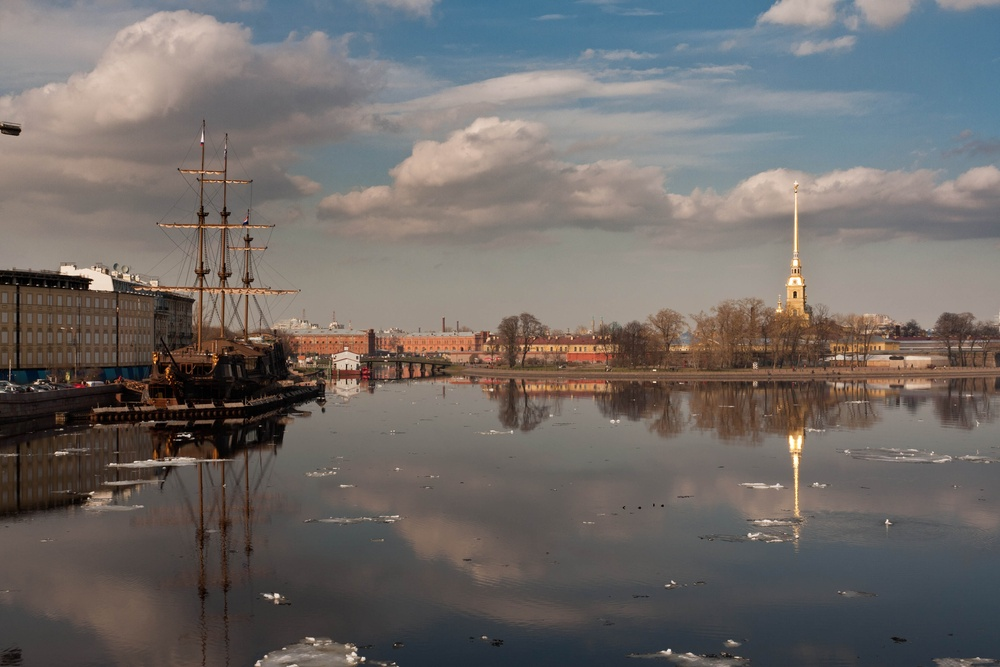
#> input picture images/boat1.jpg, 1000 x 667 px, shrunk from 3888 x 2592 before the run
$ python homographyRansac.py
#> lines starting #> are read from the running program, lines starting #| are printed output that depends on the picture; long printed decimals are rounded
### Code/homographyModel.py
import numpy as np
import random
import cv2
import matplotlib.pyplot as plt


def CalculateHomography(pairs):
    """ Computes the homography matrix given a list of point pairs.

    Args:
        pairs (List[List[List]]): List of pairs of (x, y) points.

    Returns:
        np.ndarray: The computed homography.
    """

    A = []
    for x1, y1, x2, y2 in pairs:
        A.append([x1, y1, 1, 0, 0, 0, -x2 * x1, -x2 * y1, -x2])
        A.append([0, 0, 0, x1, y1, 1, -y2 * x1, -y2 * y1, -y2])
    A = np.array(A)

    # Singular Value Decomposition (SVD)
    U, S, V = np.linalg.svd(A)

    # V has shape (9, 9) for any number of input pairs. V[-1] is the eigenvector
    # of (A^T)A with the smalles eigenvalue. Reshape into 3x3 matrix.
    H = np.reshape(V[-1], (3, 3))

    # Normalization
    H = (1 / H.item(8)) * H
    return H


def homographyError(pair, H):
    """Returns the geometric distance between a pair of points given the
    homography H.

    Args:
        pair (List[List]): List of two (x, y) points.
        H (np.ndarray): The homography.

    Returns:
        float: The geometric distance.
    """
    # points in homogeneous coordinates
    p1 = np.array([pair[0], pair[1], 1])
    p2 = np.array([pair[2], pair[3], 1])

    p2_estimate = np.dot(H, np.transpose(p1))
    p2_estimate = (1 / p2_estimate[2]) * p2_estimate

    return np.linalg.norm(np.transpose(p2) - p2_estimate)

def extract_and_match_keypoints(image1, image2):
    sift = cv2.SIFT_create()

    # Keypoint ve descriptor çıkarma
    kp1, desc1 = sift.detectAndCompute(image1, None)
    kp2, desc2 = sift.detectAndCompute(image2, None)

    # BFMatcher ile eşleşen noktaları bulma
    bf = cv2.BFMatcher(cv2.NORM_L2, True)
    matches = bf.match(desc1, desc2)

    # Eşleşmeleri skorlarına göre sırala
    matches = sorted(matches, key=lambda x: x.distance)

    # Görselleştirme için eşleşmeleri çizdir
    matches_img = cv2.drawMatches(image1, kp1, image2, kp2, matches[:100], None, flags=cv2.DrawMatchesFlags_NOT_DRAW_SINGLE_POINTS)

    # Eşleşmeleri görselleştir
    plt.figure(figsize=(20, 15))
    plt.title("Eşleşmeler")
    plt.imshow(matches_img[..., ::-1])  # BGR'yi RGB'ye dönüştür
    plt.axis("off")
    plt.show()

    # point_map oluşturma
    point_map = np.array([
        [kp1[match.queryIdx].pt[0],
         kp1[match.queryIdx].pt[1],
         kp2[match.trainIdx].pt[0],
         kp2[match.trainIdx].pt[1]] for match in matches
    ])

    print("Point Map in extract_and_match_keypoints Length: ", len(point_map))

    return point_map

# [37 lines left out: function createPointMap, not called in this run]

def back_projection_error(point_map, H):
    """
    point_map = np.array([
    [kp1[match.queryIdx].pt[0],
     kp1[match.queryIdx].pt[1],
     kp2[match.trainIdx].pt[0],
     kp2[match.trainIdx].pt[1]] for match in matches
     Şeklinde oluşturulmuş bir nokta haritası ve bir homografi matrisi alır ve geri projeksiyon hatasını hesaplar.
])

    """
    src_points = point_map[:, :2]
    dst_points = point_map[:, 2:]

    # Kaynak noktaları homografi matrisi ile dönüştür
    projected_points = cv2.perspectiveTransform(src_points.reshape(-1, 1, 2), H).reshape(-1, 2)

    # Geri projeksiyon hatasını hesapla
    error = np.linalg.norm(dst_points - projected_points, axis=1)
    return np.mean(error)

### Code/ransac.py
import random
import numpy as np


import random
import numpy as np

def RANSAC(data, model_func, error_func, sample_size, threshold, num_iters, random_seed, verbose=None):

    best_model = None
    best_inliers = set()
    random.seed(random_seed)

    for i in range(num_iters):
        if isinstance(data, list):
            #print("data is List")
            sample = random.sample(data, sample_size)
        if isinstance(data, np.ndarray):
            #print("data is NumpyArray")
            indices = np.random.choice(len(data), int(sample_size), replace=False)

            sample = data[indices]

        model = model_func(sample)

        inliers = set()
        for point in data:
            error = error_func(point, model)
            if error < threshold:
                inliers.add(tuple(point))

        if len(inliers) > len(best_inliers):
            best_model = model
            best_inliers = inliers

        if verbose:
            print(f"Iteration {i+1}/{num_iters}, Inliers: {len(inliers)}, Best Inliers: {len(best_inliers)}")

    best_model = model_func(np.array(list(best_inliers)))

    return best_model, list(best_inliers)

### Code/optimize_homography.py
from scipy.optimize import least_squares
import numpy as np

def optimize_homography(data, initial_H):
    """
    Optimize homography matrix using inlier points and least squares method.

    Args:
        data (List[List]): List of point pairs [(x1, y1, x2, y2), ...].
        initial_H (np.ndarray): Initial homography matrix (3x3).

    Returns:
        np.ndarray: Optimized homography matrix.
    """
    def residuals(H_flat, data):
        """
        Compute residuals (geometric distances) for all point pairs.

        Args:
            H_flat (np.ndarray): Flattened homography matrix (1D array with 9 elements).
            data (List[List]): List of point pairs [(x1, y1, x2, y2), ...].

        Returns:
            np.ndarray: Residuals (geometric distances) for each point pair.
        """
        H = H_flat.reshape((3, 3))
        residuals = []
        for x1, y1, x2, y2 in data:
            p1 = np.array([x1, y1, 1])
            p2 = np.array([x2, y2, 1])

            # Estimate the second point using H
            p2_estimate = np.dot(H, p1)
            p2_estimate /= p2_estimate[2]  # Normalize to homogeneous coordinates

            # Compute the geometric distance
            distance = np.linalg.norm(p2 - p2_estimate)
            residuals.append(distance)
        return np.array(residuals)

    # Flatten the initial homography matrix
    initial_H_flat = initial_H.flatten()

    # Run least squares optimization
    result = least_squares(
        fun=residuals,
        x0=initial_H_flat,
        args=(data,)
    )

    # Reshape the optimized H back to 3x3
    optimized_H = result.x.reshape((3, 3))

    # Normalize to make H[2, 2] = 1
    optimized_H /= optimized_H[2, 2]

    return optimized_H

### Code/HomographyEstimating.py
import cv2
import numpy as np
import cv2
import numpy as np
from multiprocessing import Pool
import matplotlib.pyplot as plt
import random


def stitch_images(img1, img2,HOpenCV,HCustom):
    # Birinci görüntüyü homografiyle dönüştürün
    height, width, channels = img2.shape

    print("OpenCV Homography Matrix:\n", HOpenCV)
    warped_img1_opencv = cv2.warpPerspective(img1, HOpenCV, (width, height))
    warped_img1_custom = cv2.warpPerspective(img1, HCustom, (width, height))

    # Görüntüleri birleştirin
    stitched_img_opencv = np.maximum(warped_img1_opencv, img2)
    stitched_img_custom = np.maximum(warped_img1_custom, img2)

    # Görüntüleri yan yana göster
    plt.figure(figsize=(20, 15))

    plt.subplot(1, 2, 1)
    plt.title("OpenCV Homografi ile")
    plt.imshow(cv2.cvtColor(stitched_img_opencv, cv2.COLOR_BGR2RGB))

    plt.subplot(1, 2, 2)
    plt.title("Custom Homografi ile")
    plt.imshow(cv2.cvtColor(stitched_img_custom, cv2.COLOR_BGR2RGB))

    plt.show()

### Code/homographyRansac.py
import cv2
import numpy as np
import matplotlib.pyplot as plt
import random
from homographyModel import CalculateHomography , homographyError , extract_and_match_keypoints , back_projection_error
from ransac import RANSAC
from optimize_homography import optimize_homography
from HomographyEstimating import stitch_images
from test6 import RANSAC_TEST

def opencvHomography(point_map):
    src_points = point_map[:, :2]
    dst_points = point_map[:, 2:]

    H, mask = cv2.findHomography(src_points, dst_points, cv2.RANSAC, 5.0)
    return H, mask

def main():
    img1 = cv2.imread("../images/boat1.jpg",)
#> img1 is the input picture: shape (667, 1000, 3); mean B, G, R 104, 106.6, 111.8
    img2 = cv2.imread("../images/boat2.jpg",)
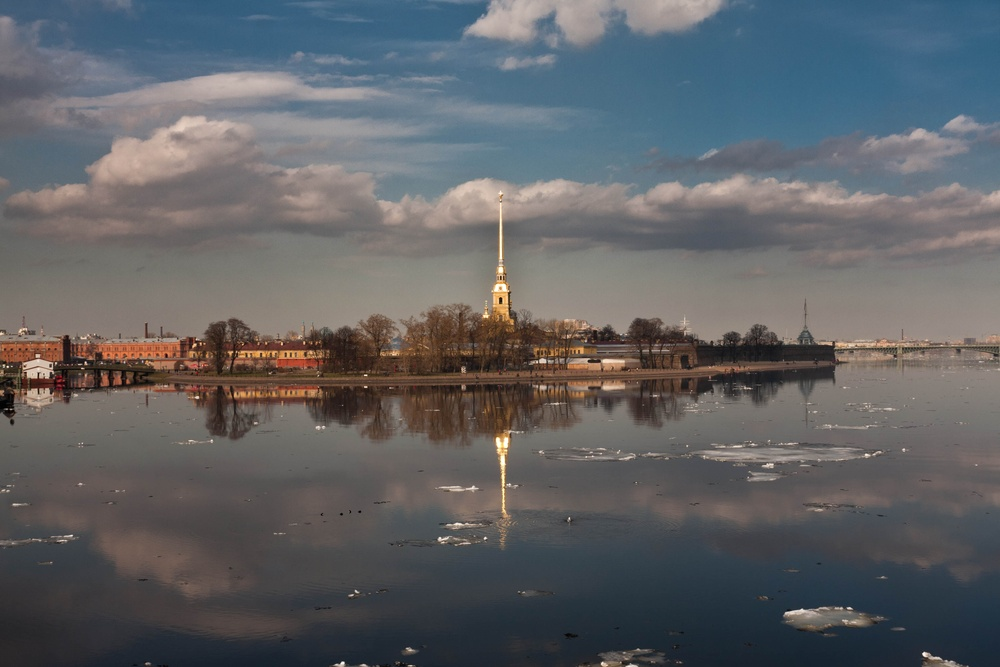
#> input picture images/boat2.jpg, 1000 x 667 px, shrunk from 3888 x 2592 before the run
#> img2 is the input picture: shape (667, 1000, 3); mean B, G, R 100.9, 98, 96.5

    img_color1 = cv2.imread("../images/library/1.jpg")
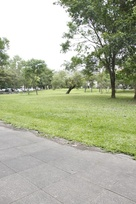
#> input picture images/library/1.jpg, 136 x 204 px, shrunk from 528 x 792 before the run
#> img_color1 is the input picture: shape (204, 136, 3); mean B, G, R 152.8, 177.6, 172.2
    img_color2 = cv2.imread("../images/library/2.jpg")
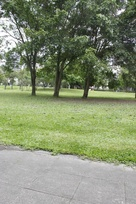
#> input picture images/library/2.jpg, 136 x 204 px, shrunk from 528 x 792 before the run
#> img_color2 is the input picture: shape (204, 136, 3); mean B, G, R 114.6, 143.8, 133.7


    # Keypoint çıkarma ve eşleştirme
    point_map = extract_and_match_keypoints(img1, img2)
#> in extract_and_match_keypoints, `kp1, desc1 = sift.detectAndCompute(image1, None)`: kp1 = 1818 keypoints; strongest (x, y, size): (189, 435, 2.3), (363, 659, 2.7), (277, 595, 3.3), (90, 383, 3.2)
#> in extract_and_match_keypoints, `kp2, desc2 = sift.detectAndCompute(image2, None)`: kp2 = 1294 keypoints; strongest (x, y, size): (924, 654, 3.2), (343, 663, 2.4), (500, 299, 2.7), (197, 397, 2.2)
#> in extract_and_match_keypoints, `matches = bf.match(desc1, desc2)`: matches = 708 matches
#> in extract_and_match_keypoints, `matches_img = cv2.drawMatches(image1, kp1, image2, kp2, matches[:100],..`:
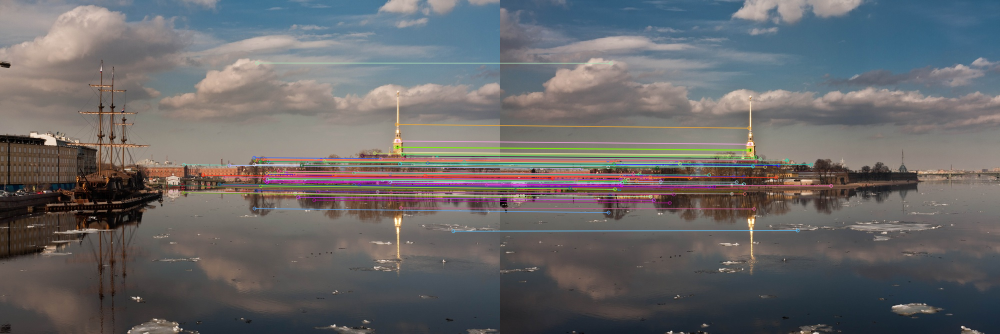
#> matches_img: shape (667, 2000, 3) (shown at 1/2 size); mean B, G, R 104.9, 104, 105.6
#> in extract_and_match_keypoints, `point_map = np.array([ [kp1[match.queryIdx].pt[0], kp1[match.queryIdx]..`: point_map = 708 rows, first 6: [794.6, 281.6, 500.2, 288], [708.1, 369.5, 418.2, 374.1], [612.8, 353.9, 323.8, 359.3], [641.9, 319.9, 352.8, 325.1], [549.1, 346.1, 258.4, 352.1], [671.3, 348.7, 382.1, 353.7]
#| Point Map in extract_and_match_keypoints Length:  708

    H_opencv, mask_opencv = opencvHomography(point_map)
#> in opencvHomography, `src_points = point_map[:, :2]`: src_points = 708 pairs, first value 6.8 to 986.8, second value 7.96 to 663.4
#> in opencvHomography, `dst_points = point_map[:, 2:]`: dst_points = 708 pairs, first value 3.95 to 986.6, second value 19.93 to 663.4
#> in opencvHomography, `H, mask = cv2.findHomography(src_points, dst_points, cv2.RANSAC, 5.0)`: H = [[1.24, 0.00326, -389.4], [0.0787, 1.15, -43.55], [0.000245, -3.13e-06, 1]]; mask = 708 values, max 1 at index 0, min 0 at index 28, mean 0.761
#> H_opencv has the same summary as H in opencvHomography; mask_opencv has the same summary as mask in opencvHomography

    H_ransac, inliers = RANSAC(
        point_map,
        CalculateHomography,
        homographyError,
        sample_size=4,
        threshold=1,
        num_iters=100,
        random_seed=11,
        verbose=True
    )
#> the loop in RANSAC, `for i in range(num_iters):` made 100 passes
#> indices on pass 1: [317, 443, 187, 353]

    # H_ransac_test , best_inliers = RANSAC_TEST(point_map, 1000, 0.5, False)
    # print(f"Best Inliers: {len(best_inliers)}")
    # print(f"H_Ransac Test :  Homography Matrix:\n{H_ransac_test}")
    print(f"Custom RANSAC Homography Matrix:\n{H_ransac}")
#| Custom RANSAC Homography Matrix:
#| [[ 1.24080445e+00  5.62232731e-03 -3.90425367e+02]
#|  [ 7.93377052e-02  1.15225520e+00 -4.36694760e+01]
#|  [ 2.46522736e-04 -7.08232757e-06  1.00000000e+00]]

    H_optimized = optimize_homography(inliers, H_ransac)

    print(f"OpenCV Homography Matrix:\n{H_opencv}")
#| OpenCV Homography Matrix:
#| [[ 1.24052179e+00  3.26167767e-03 -3.89353410e+02]
#|  [ 7.87111128e-02  1.15352094e+00 -4.35452799e+01]
#|  [ 2.44957526e-04 -3.13447431e-06  1.00000000e+00]]
    print("OpenCV Inliers:",len(mask_opencv))
#| OpenCV Inliers: 708
    print(f"Custom RANSAC Homography Matrix:\n{H_ransac}")
#| Custom RANSAC Homography Matrix:
#| [[ 1.24080445e+00  5.62232731e-03 -3.90425367e+02]
#|  [ 7.93377052e-02  1.15225520e+00 -4.36694760e+01]
#|  [ 2.46522736e-04 -7.08232757e-06  1.00000000e+00]]
    print(f"Custom RANSAC Inliers: {len(inliers)}")
#| Custom RANSAC Inliers: 441
    print(f"Optimized Homography Matrix:\n{H_optimized}")
#| Optimized Homography Matrix:
#| [[ 1.24080445e+00  5.62232731e-03 -3.90425367e+02]
#|  [ 7.93377052e-02  1.15225520e+00 -4.36694760e+01]
#|  [ 2.46522736e-04 -7.08232757e-06  1.00000000e+00]]


    # Hata hesaplama
    error_opencv = back_projection_error(point_map,H_opencv)
    error_custom = back_projection_error(point_map, H_ransac)

    print(f"OpenCV Back Projection Error: {error_opencv}")
#| OpenCV Back Projection Error: 125.622
    print(f"Custom RANSAC Back Projection Error: {error_custom}")
#| Custom RANSAC Back Projection Error: 125.684


    # [26 lines of commented-out code are left out]
    H_bad = np.array([[1.10043962e+00, 5.82166400e-02, -2.88056455e+01],
                        [2.90733756e-02, 1.10205966e+00, -2.18930460e+01],
                        [8.17233366e-05, 1.15504814e-04, 1.00000000e+00]])


    stitch_images(img1, img2,H_opencv,H_optimized)
#| OpenCV Homography Matrix:
#|  [[ 1.24052179e+00  3.26167767e-03 -3.89353410e+02]
#|  [ 7.87111128e-02  1.15352094e+00 -4.35452799e+01]
#|  [ 2.44957526e-04 -3.13447431e-06  1.00000000e+00]]
#> in stitch_images, `warped_img1_opencv = cv2.warpPerspective(img1, HOpenCV, (width, height))`:
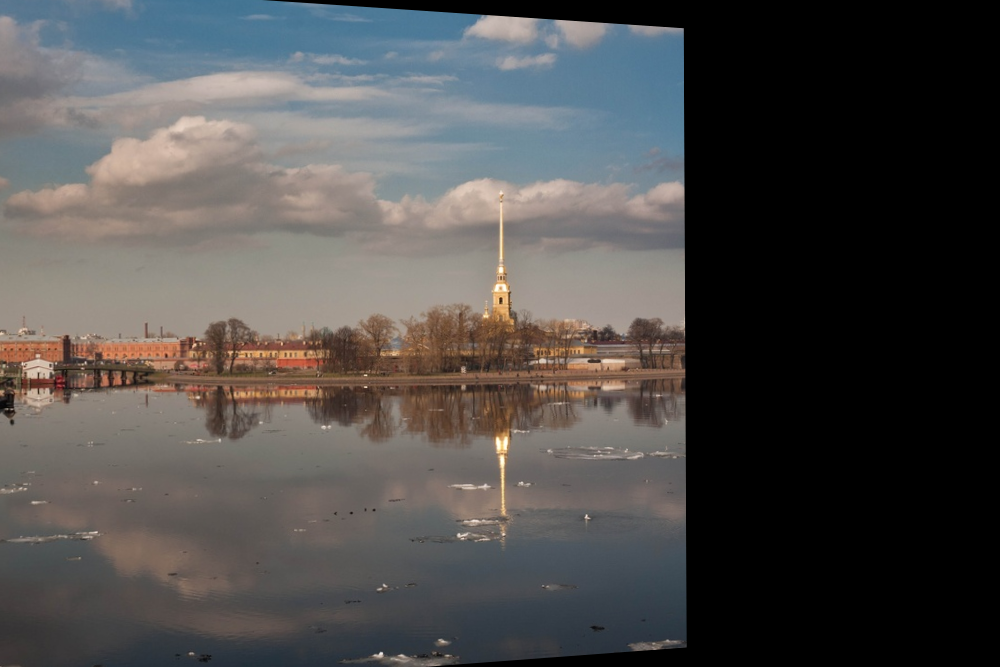
#> warped_img1_opencv: shape (667, 1000, 3); mean B, G, R 75.5, 76.6, 78.6
#> in stitch_images, `stitched_img_opencv = np.maximum(warped_img1_opencv, img2)`:
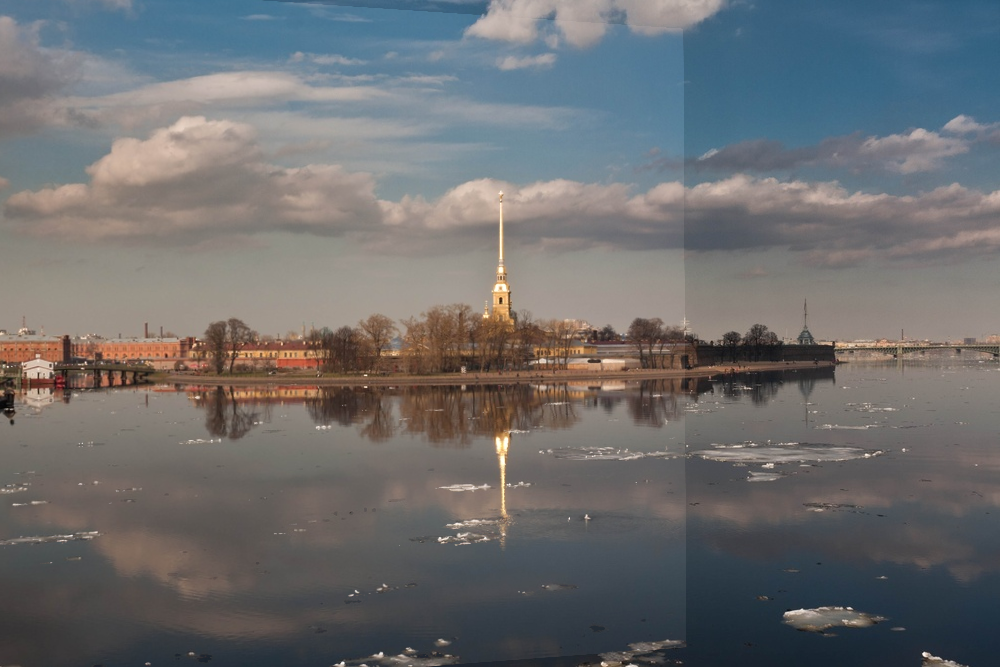
#> stitched_img_opencv: shape (667, 1000, 3); mean B, G, R 110.3, 109.1, 108.8
#> in stitch_images, `plt.show()`:
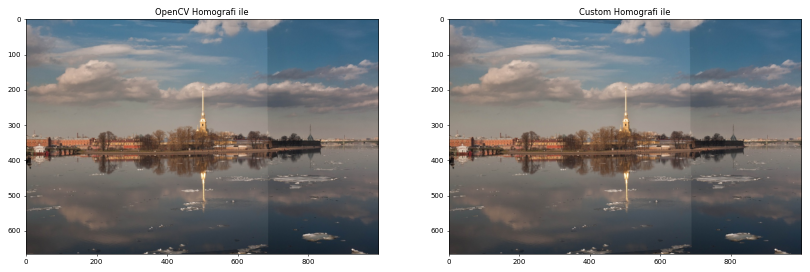
#> figure drawn by matplotlib, 2 panels

    # [5 lines of commented-out code are left out]


if __name__ == "__main__":
    main()
